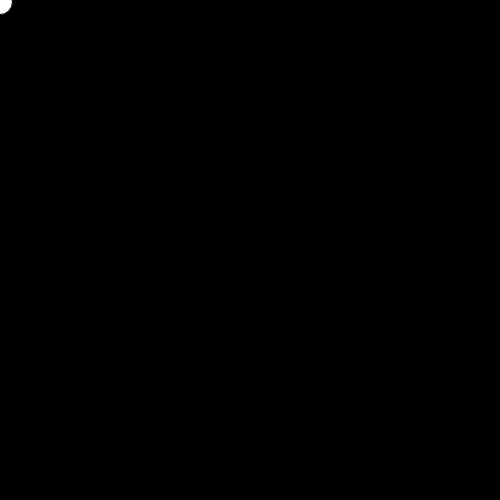
Frame 1 (no input)
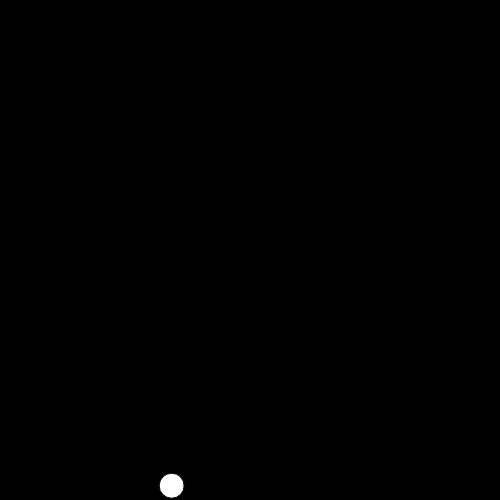
Frame 60 (no input)
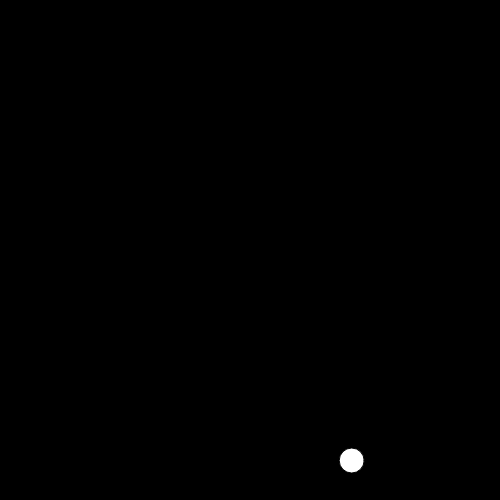
Frame 120 (the mouse pressed at the canvas centre since frame 60)

The p5.js sketch that drew these frames (run headless with seeded random() and noise() and a simulated clock; from frame 60 on, the mouse is pressed at the canvas centre):

// p5.js sketch
// ── sketch.js
 

let x;
let y;
let m;
let b;
let oldb;
let diff;
let speed = 3;
let ballSize = 25;
let canvasWidth = 500;
let canvasHeight = 500;

function setup () {
    createCanvas(500,500)  
    x = 0;
    // m = 0.16;
    // b = 5;
    m = random(0,10)
    b = random(0,10)
    oldb = b;
    diff = 1;
}

function draw () {
    fill(255);
    background(0);  
    y = m * x + b

    ellipse(x,y,ballSize,ballSize);
    x += speed ; 
    if(x >= canvasWidth || x < 0){
        oldb = b;
        b = ((m*m+1)/m)*x+b;
        m = -1/m + random(-diff,diff);
        speed = -speed;  
    }else if(y > canvasHeight){ 
        x = (canvasHeight - b)/m;
        m = -1/m;    
        b =  canvasHeight - m * x; 
    }else if(y < 0){
        x = (- b)/m;
        m = -1/m;    
        b =   - m * x; 
    }
}
